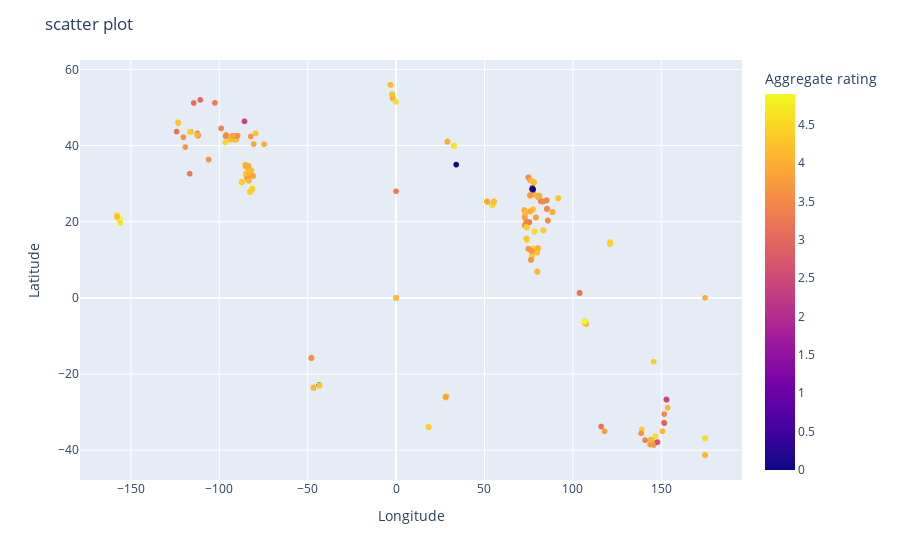

Notebook code cell kept with this figure:
### Markdown cell above
## visualizing correlation between reataurant location and its rating

### Code cell
fig=px.scatter(dataset,x='Longitude',y='Latitude',color='Aggregate rating',hover_name='Restaurant Name')
fig.update_layout(title="scatter plot",xaxis_title="Longitude",yaxis_title="Latitude")
fig.show()

### Figure 1 — Plotly figure (JSON) as saved in the notebook; plotly's stock layout.template omitted (floating-point values rounded to 4 significant figures; data arrays with more than 128 entries replaced by an {"elided": "..."} marker saying what was removed)
{"data": [{"hovertemplate": "<b>%{hovertext}</b><br><br>Longitude=%{x}<br>Latitude=%{y}<br>Aggregate rating=%{marker.color}<extra></extra>", "hovertext": {"elided": "9551 str values"}, "legendgroup": "", "marker": {"color": {"elided": "9551 float values"}, "coloraxis": "coloraxis", "symbol": "circle"}, "mode": "markers", "name": "", "showlegend": false, "type": "scattergl", "x": {"elided": "9551 float values"}, "xaxis": "x", "y": {"elided": "9551 float values"}, "yaxis": "y"}], "layout": {"autosize": true, "coloraxis": {"colorbar": {"title": {"text": "Aggregate rating"}}, "colorscale": [[0, "#0d0887"], [0.1111, "#46039f"], [0.2222, "#7201a8"], [0.3333, "#9c179e"], [0.4444, "#bd3786"], [0.5556, "#d8576b"], [0.6667, "#ed7953"], [0.7778, "#fb9f3a"], [0.8889, "#fdca26"], [1, "#f0f921"]]}, "legend": {"tracegroupgap": 0}, "margin": {"t": 60}, "title": {"text": "scatter plot"}, "xaxis": {"anchor": "y", "autorange": true, "domain": [0, 1], "range": [-178.3, 195.1], "title": {"text": "Longitude"}, "type": "linear"}, "yaxis": {"anchor": "x", "autorange": true, "domain": [0, 1], "range": [-48.86, 63.51], "title": {"text": "Latitude"}, "type": "linear"}}}
